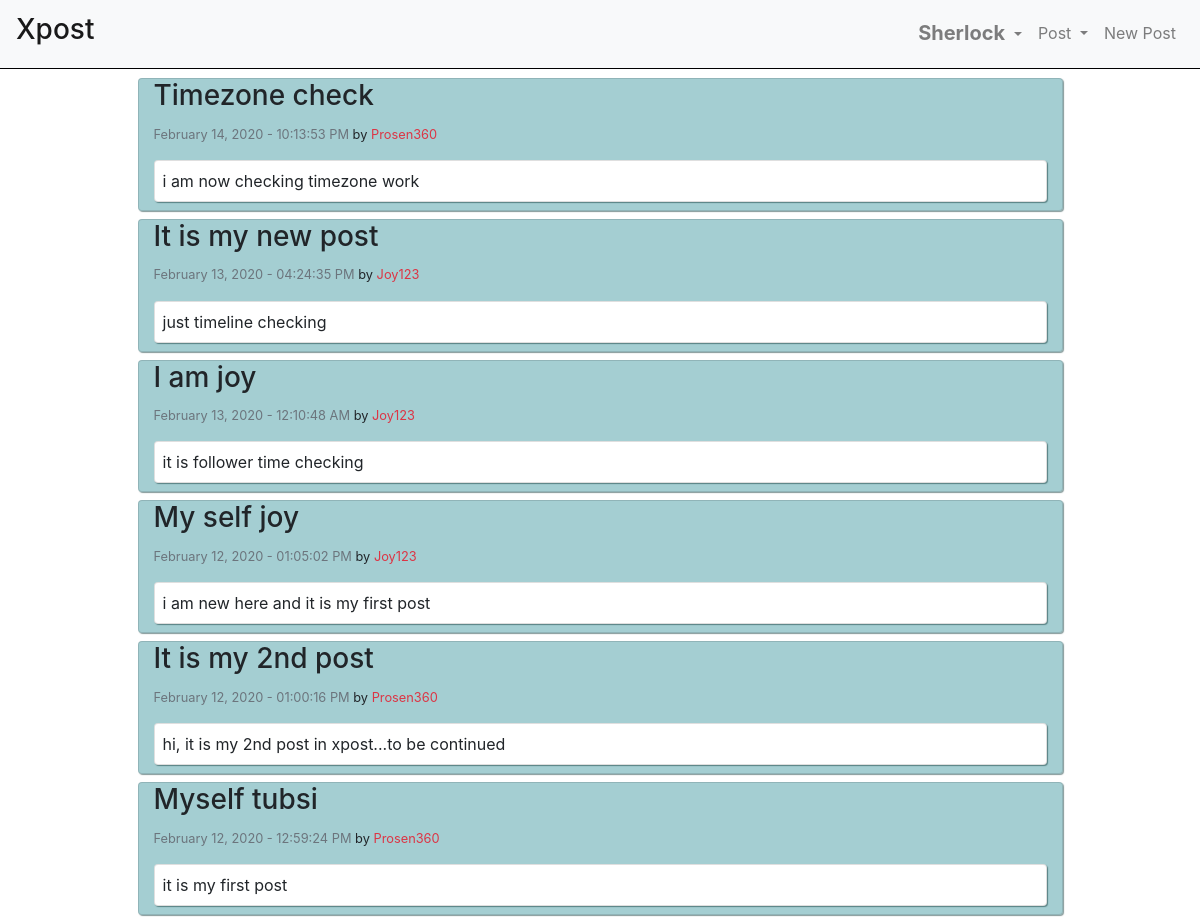
The app's page /timeline/ (signed in) with its own data.
### userposts/models.py (models this page shows, shortened)
class Posts(models.Model):
    author = models.ForeignKey(User, on_delete=models.CASCADE)
    title = models.CharField(max_length=150)
    post = models.TextField()
    dateOfPost = models.DateTimeField(default=timezone.now)

### timeline/views.py (the view)
# urls.py: path('', views.timeline, name='timeline')
@login_required(login_url='../login')
def timeline(response):
    myFollowing = Follower.objects.filter(follower_id=response.user.id)
    ids = []
    for f in myFollowing:
        ids.append(f.following_id)
    allPosts = Posts.objects.filter(author_id__in=ids).order_by('-dateOfPost')
    return render(response, 'timeline/timeline.html', {'posts': allPosts})

### timeline/templates/timeline/timeline.html (shortened to what this page needs)
{% extends 'base.html' %}
{% block content %}
<div class="container myContent">
    {% for post in posts %}
    <div class="card col-10 mx-auto my-2"
        style="box-shadow: 1px 1px 1px rgba(13, 54, 54, 0.507);background-color: #0a7a865e;">
        <div class="card-text">
            <h3>{{post.title|capfirst}}</h3>
            <small><label class="text-muted">{{post.dateOfPost|date:"F d, Y - h:i:s A"}}</label> by
                <label class="text-danger">{{post.author|capfirst}}</label></small>
        </div>
        <div class="card pl-2 py-2 my-2" style="box-shadow: 1px 1px 1px rgba(13, 54, 54, 0.507);">
            {{post.post}}
        </div>
    </div>
    {% endfor %}
</div>
{% endblock content %}

### templates/base.html (shortened to what this page needs)
{% load static %}
<!DOCTYPE html>
<html lang="en">
<head>
    <link rel="stylesheet" href="https://maxcdn.bootstrapcdn.com/bootstrap/4.0.0/css/bootstrap.min.css"
>
</head>
<body>
    <div class="container-fluid">
        <nav class="navbar navbar-expand-lg navbar-light bg-light fixed-top" style="border-bottom: 1px solid black;">
            <a class="navbar-brand" href="../timeline">
                <h3>Xpost</h3>
            </a>
            <div class="collapse navbar-collapse justify-content-end" id="navbarNav">
                <ul class="navbar-nav">
                    <li class="nav-item dropdown">
                        <a class="nav-link dropdown-toggle" href="#" id="navbarDropdownMenuLink" data-toggle="dropdown"
                            aria-haspopup="true" aria-expanded="false" data-id="myAjaxPost">
                            <h5 class="d-inline">
                                <b>
                                    {{ user.username|capfirst }}
                                </b>
                            </h5>
                        </a>
                    </li>
                    <li class="nav-item dropdown">
                        <a href="#" class="nav-link dropdown-toggle" data-toggle="dropdown" aria-haspopup="true"
                            aria-expanded="false" data-id="myAjaxFollow">
                            Post
                        </a>
                    </li>
                    <li class="nav-item">
                        <a href="../newpost" class="nav-link">
                            New Post
                        </a>
                    </li>
                </ul>
            </div>
        </nav>
    </div>
    {% block content %}
    {% endblock content %}
</body>
</html>

### templates/base.html (style rules this page uses)
.myContent { padding-top: 70px; }

### records on screen
Posts: title "Timezone check", dateOfPost "February 14, 2020 - 10:13:53 PM", author "Prosen360", post "i am now checking timezone work"
Posts: title "It is my new post", dateOfPost "February 13, 2020 - 04:24:35 PM", author "Joy123", post "just timeline checking"
Posts: title "I am joy", dateOfPost "February 13, 2020 - 12:10:48 AM", author "Joy123", post "it is follower time checking"
Posts: title "My self joy", dateOfPost "February 12, 2020 - 01:05:02 PM", author "Joy123", post "i am new here and it is my first post"
Posts: title "It is my 2nd post", dateOfPost "February 12, 2020 - 01:00:16 PM", author "Prosen360", post "hi, it is my 2nd post in xpost...to be continued"
Posts: title "Myself tubsi", dateOfPost "February 12, 2020 - 12:59:24 PM", author "Prosen360", post "it is my first post"

### other values on screen
{{ user.username|capfirst }} "Sherlock"
